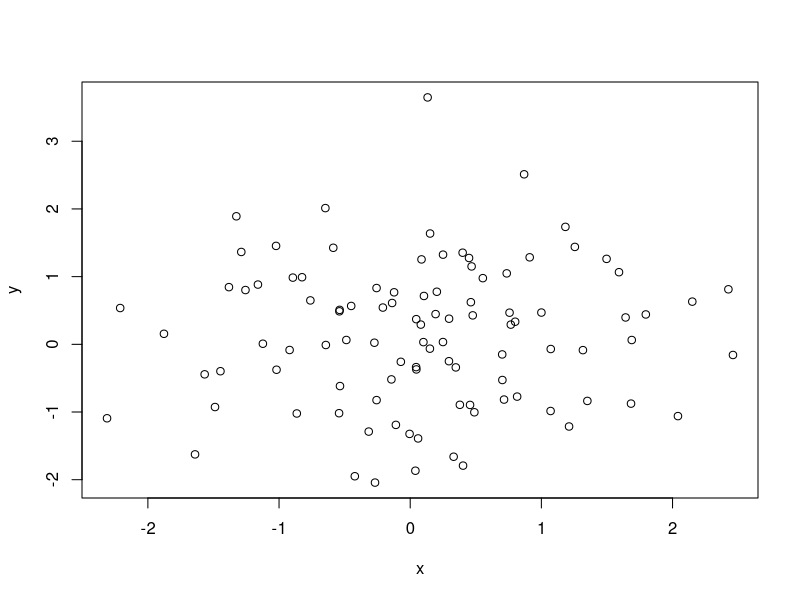
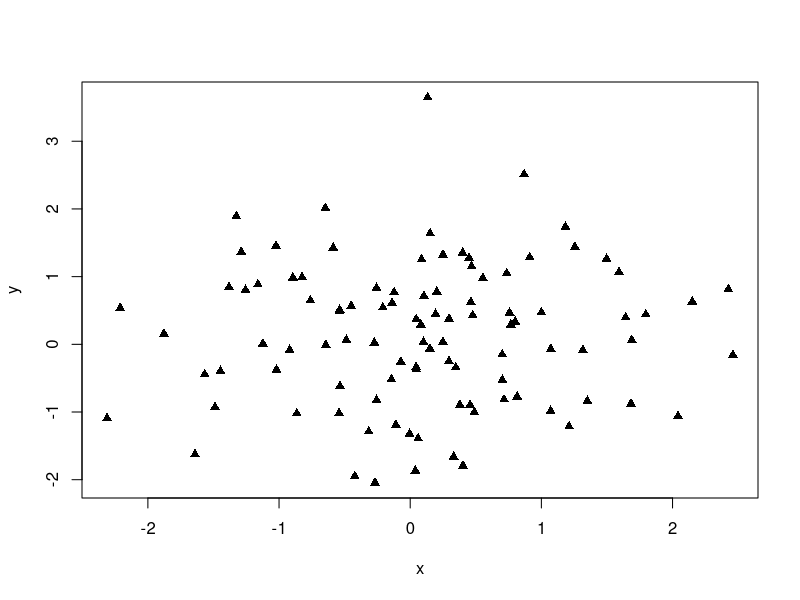

Write the R code that produced these figures, in order.
## 2020/12/18 Phil's R script

x <- rnorm(100)
mean(x) 
y <- rnorm(100)

plot(x, y) ## Symbols look too basic, Phil.  Don't you have any sense of style?
# plot(x, y, pch = 19) ## Still not happy with black circles.  我不高兴。
plot(x, y, pch = 17) ## Heck yeah, Jing!
